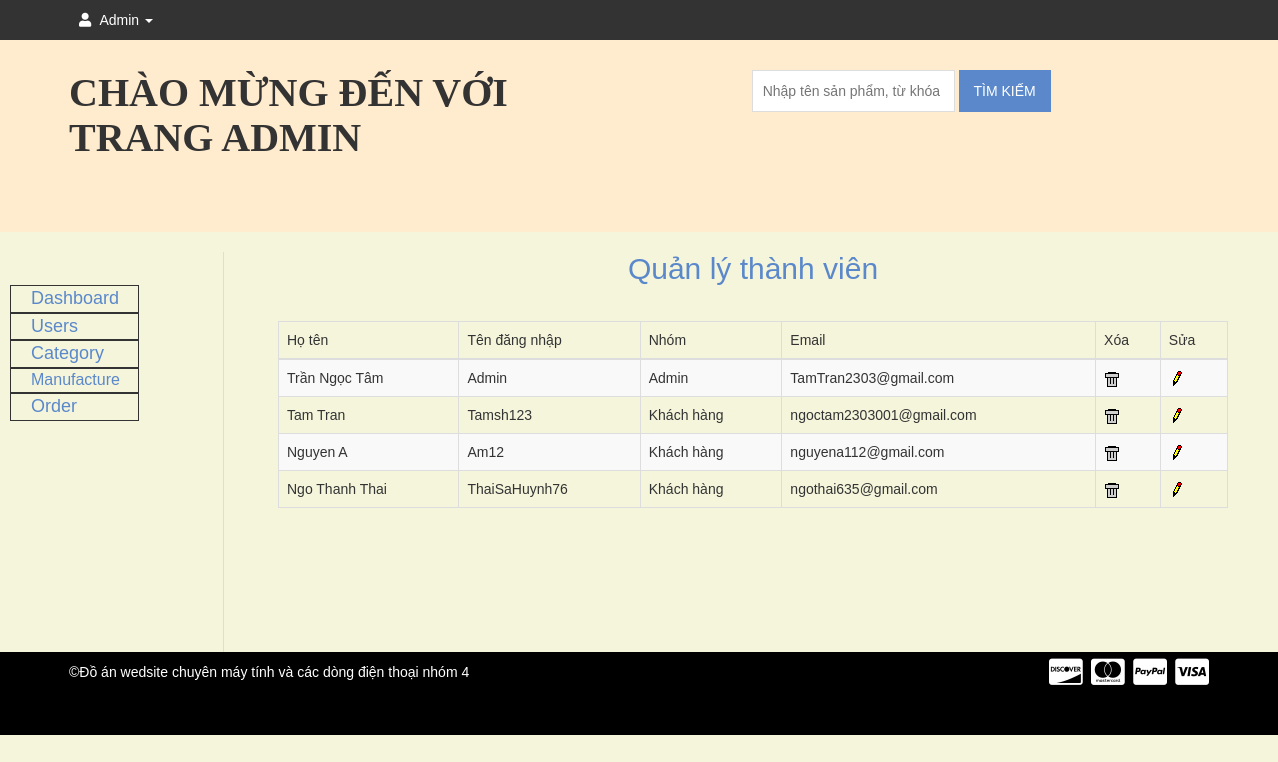
Screenshot of /admin.php?mod=user&act=manage (signed in) with the database file from the repository.
### tables this page shows
CREATE TABLE IF NOT EXISTS `users` (
  `UserID` int(11) NOT NULL AUTO_INCREMENT,
  `GroupID` int(11) NOT NULL,
  `FullName` varchar(255) NOT NULL,
  `UserName` varchar(20) NOT NULL,
  `PassWord` varchar(32) NOT NULL,
  `Email` varchar(50) NOT NULL,
  PRIMARY KEY (`UserID`),
  UNIQUE KEY `UserName` (`UserName`),
  UNIQUE KEY `Email` (`Email`),
  KEY `GroupID` (`GroupID`)
);

CREATE TABLE IF NOT EXISTS `groups` (
  `GroupID` int(11) NOT NULL AUTO_INCREMENT,
  `GroupName` varchar(50) NOT NULL,
  PRIMARY KEY (`GroupID`)
);

### Controller/User/Manage.php (called while the page is built)
<?php
    include_once("Model/User.php");
    $user = new User();
    $ret = $user->getUserManage();
    include_once("View/User/Manage.php");

### Model/User.php (called while the page is built, shortened)
<?php
include_once("DataProvider.php");
class User
{
    private $da;
    public function __construct()
    {
        $this->da = new DataProvider();
    }
    public function getUserManage()
    {
        $sql = "Select UserID, FullName, UserName, Email, GroupName from users u join groups g on u.GroupID = g.GroupID";
        return $this->da->FetchAll($sql);
    }
}

### Model/DataProvider.php (called while the page is built, shortened)
<?php
    class DataProvider
    {
        private $link;
        public function __construct()
        {
            $this->link=mysqli_connect("localhost", "root", "", "nhom11");
        }
        public function ExecuteQuery($sql)
        {
            mysqli_query($this->link, "set names utf8");
            return mysqli_query($this->link, $sql);
        }
        public function FetchAll($sql)
        {
            $arr=array();
            $r = $this->ExecuteQuery($sql);
            while ($row = mysqli_fetch_assoc($r)) {
                $arr[]=$row;
            }
            return $arr;
        }
    }

### View/User/Manage.php (the view)
<br>
<div style="width: 950px; float: right; margin-right: 50px;">
    <center>
        <h2><span><a href="admin.php?mod=user&act=manage">Quản lý thành viên</a></span></h2>
    </center>
    <p>
    <table width="100%" class="table table-bordered table-striped" style = "position: relative;
    top: 21px;">
        <thead>
            <tr class="title">
                <td>Họ tên</td>
                <td>Tên đăng nhập</td>
                <td>Nhóm</td>
                <td>Email</td>
                <td>Xóa</td>
                <td>Sửa</td>
            </tr>
        </thead>
        <?php
    foreach ($ret as $row) {
        echo "<tr><td>";
        echo $row['FullName']."</td><td>";
        echo $row['UserName']."</td><td>";
        echo $row['GroupName']."</td><td>";
        echo $row['Email']."</td><td>";
        echo "<a href=\"admin.php?mod=user&act=delete&id={$row["UserID"]}\" onclick=\"return IsDelete()\"><img src=\"Images/Delete.gif\" /></a></td><td>";
        echo "<a href=\"admin.php?mod=user&act=edit&id={$row["UserID"]}\"><img src=\"Images/Edit.gif\" /></a>";
        echo "</td></tr>";
    }
    ?>
    </table>
    </p>
</div>

### Layout/Header.php (shortened to what this page needs)
<!DOCTYPE html>
<html lang="en">
<head>
    <link rel="stylesheet" href="css/bootstrap.min.css">
    <link rel="stylesheet" href="css/font-awesome.min.css">
    <link rel="stylesheet" href="https://use.fontawesome.com/releases/v5.8.1/css/all.css"
>
    <link rel="stylesheet" href="css/owl.carousel.css">
    <link rel="stylesheet" type="text/css" href="css/style.css">
    <link rel="stylesheet" href="css/responsive.css">
</head>
<body>
    <div class="header-area">
        <div class="container">
            <div class="row">
                <div class="col-md-8">
                    <div class="user-menu">
                        <ul>
                            <li class="dropdown">
                                <a href="" class="dropdown-toggle" data-toggle="dropdown"> <i class="fa fa-user"></i>
                                    <?php if (isset($_SESSION['btnLogin'])) {
    echo $_SESSION['btnLogin'];
} ?> <b
                                        class="caret"></b></a>
                            </li>
                        </ul>
                    </div>
                </div>
            </div>
        </div>
    </div>
    <div class="site-branding-area" style = "background: blanchedalmond;">
        <div class="container">
            <div class="row">
                <div class="col-sm-6">
                    <div class="logo">
                        <h1><a href="admin.php" style="color: #333; font-family: fantasy;"><b>CHÀO MỪNG ĐẾN VỚI TRANG ADMIN</b></a></h1>
                    </div>
                    <div class="Search" style="position: relative;top: -120px;left: 123%;">
                        <form method="POST" action="#">
                            <input type="text" placeholder="Nhập tên sản phẩm, từ khóa cần tìm..." name="txtSearch">
                            <input type="submit" name="btnTimKiem" value="Tìm kiếm">
                        </form>
                    </div>
                </div>
            </div>
        </div>
    </div>

### admin.php (shortened to what this page needs)
<?php
    include_once("Layout/Header.php");
?>
    <div id="page" class="box">
        <div id="page-in" class="box">
            <div id="content">
            <?php
                    if (isset($_GET['mod'])) {
                        $a = ucfirst($_GET['mod']);
                        $b = ucfirst($_GET['act']);
                        include_once("Controller/".$a."/".$b.".php");
                    } else {
                        include_once("Controller/Products/Manage.php");
                    }
            ?>
            </div>
            <div id="col" style="float: left; width: 214px; margin-left: 10px; border-right: 1px solid #ddd; min-height: 400px;">
                <div id="col-in">
                    <ul id="sidebar" style="
    position: relative;
    top: 33px;">
                        <li style = "border: 1px solid;
    margin-right: 84px;"><a href="admin.php?mod=products&act=manage" style = "margin-left: 20px;font-size: large;"><span>Dashboard</span></a></li>
                        <li style = "border: 1px solid;
    margin-right: 84px;"><a href="admin.php?mod=user&act=manage" style = "margin-left: 20px;font-size: large;">Users</a></li>
                        <li style = "border: 1px solid;
    margin-right: 84px;"><a href="admin.php?mod=category&act=manage" style = "margin-left: 20px;font-size: large;">Category</a></li>
                        <li style = "border: 1px solid;
    margin-right: 84px;"><a href="admin.php?mod=manufacturer&act=manage" style = "margin-left: 20px;font-size: 1.6rem;">Manufacture</a></li>
                        <li style = "border: 1px solid;
    margin-right: 84px;"><a href="admin.php?mod=order&act=manage" style = "margin-left: 20px;font-size: large;">Order</a></li>
                    </ul>
                    </div>
            </div>
        </div>
        </div>
    <?php
        include_once("Layout/Footer.php");
    ?>

### Layout/Footer.php (shortened to what this page needs)
<div class="footer-bottom-area">
        <div class="container">
            <div class="row">
                <div class="col-md-8">
                    <div class="copyright">
                        <p>&copy;Đồ án wedsite chuyên máy tính và các dòng điện thoại nhóm 4 <a href="index.php" target="_blank"></a></p>
                    </div>
                </div>
                <div class="col-md-4">
                    <div class="footer-card-icon">
                        <i class="fab fa-cc-discover"></i>
                        <i class="fab fa-cc-mastercard"></i>
                        <i class="fab fa-cc-paypal"></i>
                        <i class="fab fa-cc-visa"></i>
                    </div>
                </div>
            </div>
        </div>
    </div>
  </body>
</html>

### css/style.css (style rules this page uses)
img { max-width: 100%; height: auto; }
h1, h2, h3, h4, h5, h6 { margin: 0 0 15px; }
body { font-family:Arial, Helvetica, sans-serif; }
.header-area { background: none repeat scroll 0 0 #333; }
.header-area a { color: #fff; }
.user-menu ul { list-style: outside none none; margin: 0; padding: 0; }
.user-menu li { display: inline-block; }
.user-menu li a { display: block; margin-right: 5px; padding: 10px; }
.user-menu li a i.fa { margin-right: 5px; }
.logo h1 { font-size: 40px; margin: 30px 0;font-weight: 400; }
.logo h1 a { color: #999; }
.footer-bottom-area { background: #000;color: #fff }
a { color: #5a88ca }
.footer-bottom-area { background: none repeat scroll 0 0 #000; color: #fff; padding-bottom: 40px; }
.footer-card-icon { font-size: 30px; text-align: right; }
.copyright > p { margin: 10px 0 0; }
input[type="text"], input[type="password"], input[type="email"], textarea { border: 1px solid #ddd; padding: 10px; }
input[type="submit"], button[type=submit] { background: none repeat scroll 0 0 #5a88ca; border: medium none; color: #fff; padding: 11px 20px; text-transform: uppercase; }
li.dropdown { display: inline-block; }
body { width: 100%; background: beige; }
ul { margin:0; padding:0; list-style:none; }

### css/responsive.css (style rules this page uses)
@media only screen and (min-width: 992px) and (max-width: 1280px) { input[type="submit"], button[type="submit"] { padding: 11px 15px; } }

### rows the page displays
users: FullName "Trần Ngọc Tâm", UserName "Admin", GroupID.GroupName "Admin", Email "TamTran2303@gmail.com"
users: FullName "Tam Tran", UserName "Tamsh123", GroupID.GroupName "Khách hàng", Email "ngoctam2303001@gmail.com"
users: FullName "Nguyen A", UserName "Am12", GroupID.GroupName "Khách hàng", Email "nguyena112@gmail.com"
users: FullName "Ngo Thanh Thai", UserName "ThaiSaHuynh76", GroupID.GroupName "Khách hàng", Email "ngothai635@gmail.com"

### other values shown
$_SESSION['btnLogin'] "Admin"
